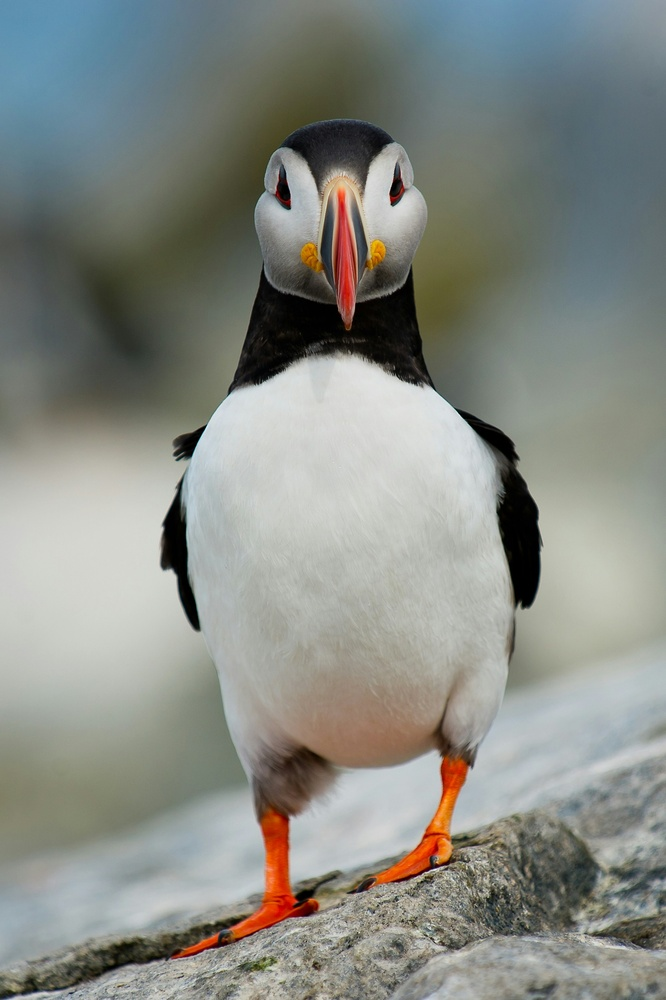
#> input picture input_image.jpg, 666 x 1000 px, shrunk from 1839 x 2763 before the run
$ python algorithm.py
#> lines starting #> are read from the running program, lines starting #| are printed output that depends on the picture
import numpy as np
from PIL import Image
from scipy.fftpack import dct, idct
from Crypto.Cipher import AES
from Crypto.Random import get_random_bytes
from Crypto.Util.Padding import pad, unpad
import hashlib
import concurrent.futures
from tqdm import tqdm
import logging

class ImprovedAlphaPunch:
    def __init__(self, private_key, logger, fingerprint_size=(64, 64), block_size=8, embed_strength=0.75):
#> in embed_fingerprint, img is the input picture: shape (1000, 666, 3); mean R, G, B 135.4, 138.8, 132.5
        self.private_key = private_key.encode()
        self.fingerprint_size = fingerprint_size
        self.block_size = block_size
        self.embed_positions = [(block_size // 2, block_size // 2 - 1), (block_size // 2 - 1, block_size // 2)]
        self.logger = logger
        self.embed_strength = embed_strength

    def generate_fingerprint(self):
        np.random.seed(int.from_bytes(hashlib.sha256(self.private_key).digest(), byteorder='big') % 2 ** 32)
        fingerprint = np.random.randint(0, 2, self.fingerprint_size).astype(np.uint8)
        # Apply repetition code (3x repetition)
        fingerprint = np.repeat(fingerprint, 3)
        self.logger.debug(f"Generated fingerprint shape: {fingerprint.shape}")
        self.logger.debug(f"Fingerprint sample: {fingerprint[:15]}")
        return fingerprint

    # [22 lines left out: functions encrypt_fingerprint, decrypt_fingerprint, not called in this run]

    def rgb_to_ycbcr(self, rgb):
        rgb = rgb.astype(np.float32) / 255.0
        transform = np.array([[0.299, 0.587, 0.114],
                              [-0.168736, -0.331264, 0.5],
                              [0.5, -0.418688, -0.081312]])
        ycbcr = rgb.dot(transform.T)
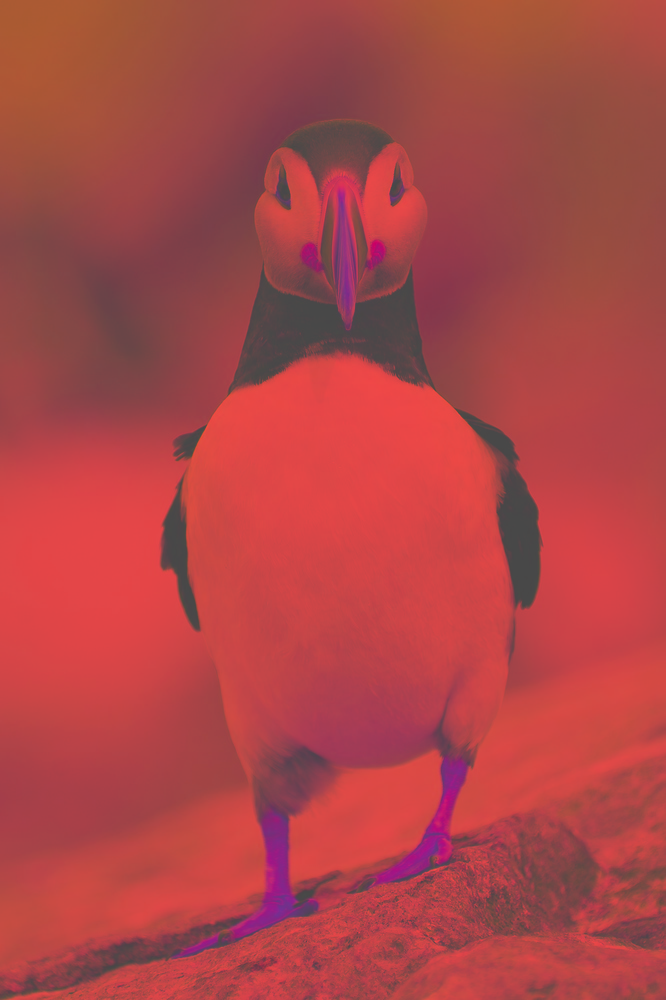
#> ycbcr: shape (1000, 666, 3) float64; mean of channels 0, 1, 2 0.538, -0.0101, -0.00471; drawn with min black and max white
        ycbcr[:, :, 1:] += 0.5
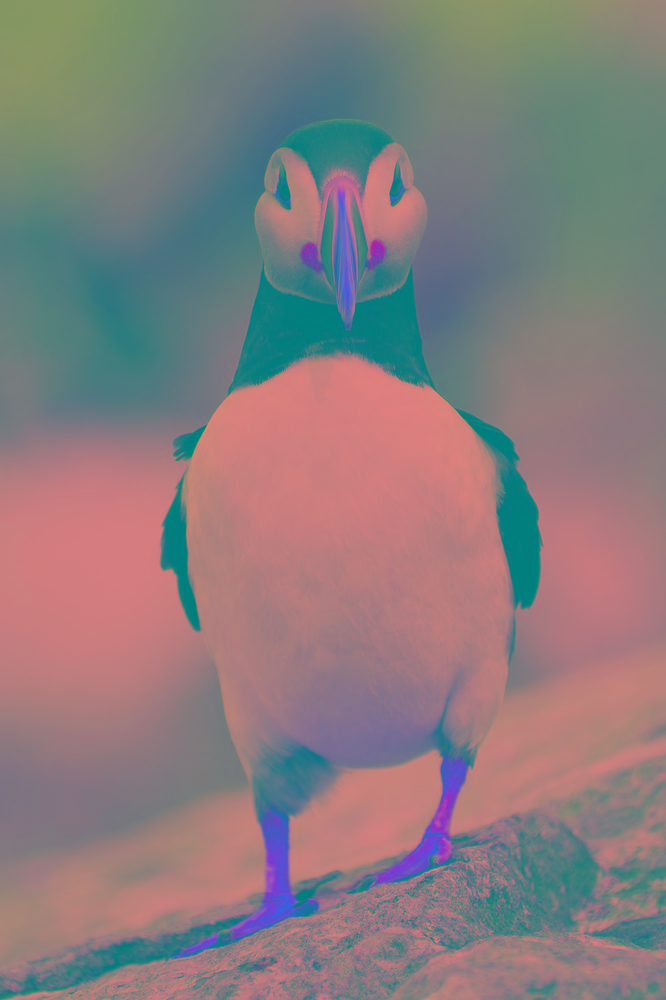
#> ycbcr: shape (1000, 666, 3) float64; mean of channels 0, 1, 2 0.538, 0.49, 0.495; drawn as R, G, B
        return np.clip(ycbcr, 0, 1) * 255

    # [24 lines left out: functions ycbcr_to_rgb, embed_in_dct_block, extract_from_dct_block, not called in this run]

    def embed_fingerprint(self, image_path, output_path):
        self.logger.info("Starting fingerprint embedding process...")
        img = np.array(Image.open(image_path))
        ycbcr = self.rgb_to_ycbcr(img)

        self.logger.info("Generating and encrypting fingerprint...")
        fingerprint = self.generate_fingerprint()
#> (the run stopped early here; a loop or call above may not have finished)

$ run again, with input.png saved as input_image.jpg
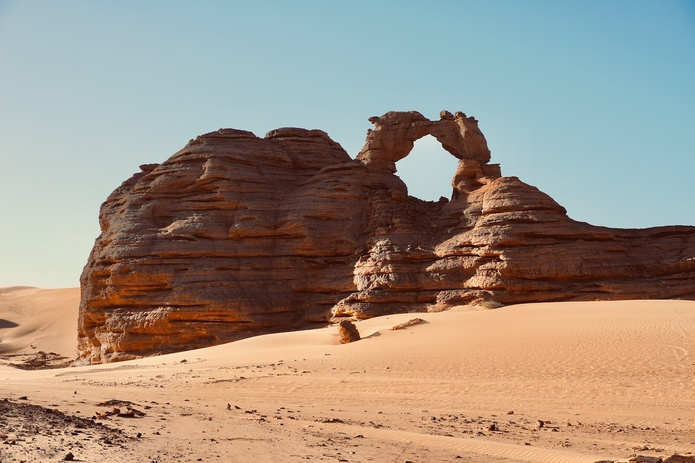
#> input picture input.png, 695 x 463 px, shrunk from 1920 x 1280 before the run
#> in embed_fingerprint, img is the input picture: shape (463, 695, 3); mean R, G, B 158.4, 144.2, 130.7
#> in rgb_to_ycbcr, `ycbcr = rgb.dot(transform.T)`:
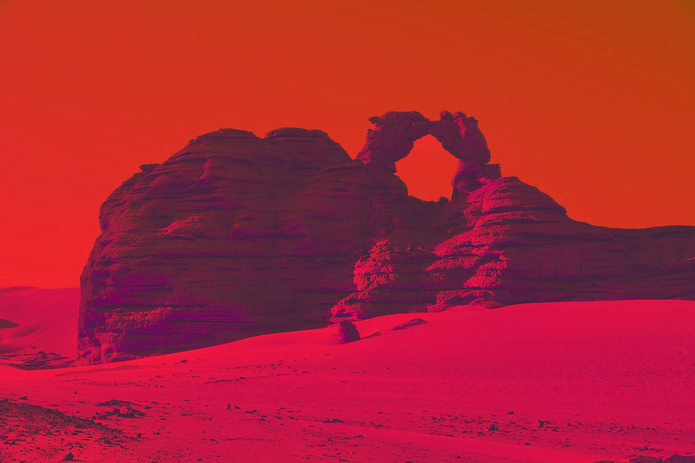
#> ycbcr: shape (463, 695, 3) float64; mean of channels 0, 1, 2 0.576, -0.0359, 0.032; drawn with min black and max white
#> in rgb_to_ycbcr, `ycbcr[:, :, 1:] += 0.5`:
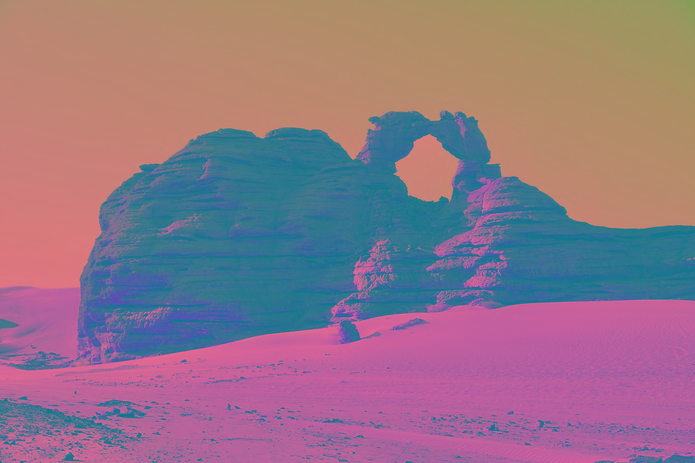
#> ycbcr: shape (463, 695, 3) float64; mean of channels 0, 1, 2 0.576, 0.464, 0.532; drawn as R, G, B
